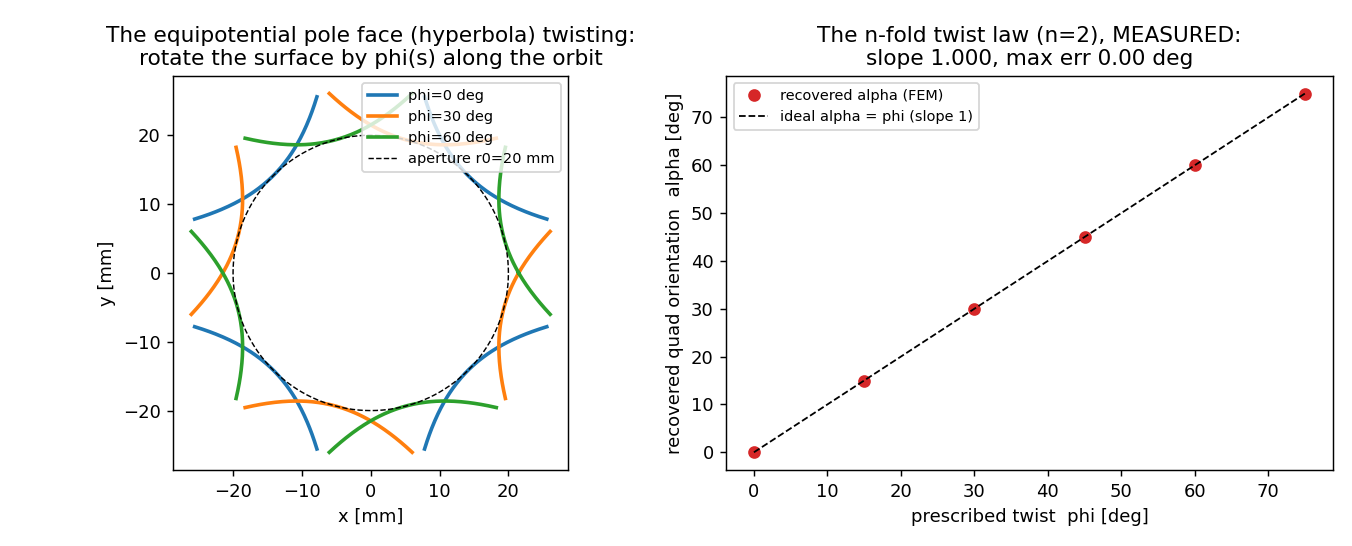

Reproduce this figure in Python.
r"""Beam-referenced equipotential surface as the design primitive: a TWISTING
quadrupole (the curved-orbit / combined-function twist axis).

THE DESIGN PRIMITIVE (the reframing)
------------------------------------
Instead of solving a magnet and then multipole-EXPANDING the field, make the
**beam-referenced equipotential surface** the design SPEC.  In the Frenet frame
of the orbit `s` the iron pole face is a magnetic-scalar equipotential
`Omega(r, theta; s) = sum_n r^n b_n(s) sin(n theta + phi_n(s))` (high-mu =>
H_tangential = 0 => Omega = const), so the multipole `(b_n, phi_n)(s)` IS the
surface's angular Fourier mode.  Design = prescribe `(b_n, phi_n)(s)`, sweep the
equipotential surface along the orbit, place iron there.

THE TWIST (this file: the quadrupole)
-------------------------------------
The genuinely 3-D content of a CURVED-orbit / COMBINED-function magnet is that
the transverse multipole **rotates** along `s` (the Frenet frame turns with the
bend; a rotating-gradient / twisted quad turns the pole on purpose).  The key
fact is the **n-fold law**: rotating the equipotential SURFACE by `phi` rotates
the order-`n` multipole PHASE by `n phi`.  For the quadrupole (`n = 2`):

    rotate the pole by phi   <=>   (b_2, a_2) -> |b_2| (cos 2phi, sin 2phi)

so a quad twisted by 45 deg becomes a pure SKEW quad.  The recovered orientation
`alpha = (1/2) atan2(a_2, b_2)` tracks the prescribed `phi`.

WHAT IS VERIFIED (real FEM, ngsolve only)
-----------------------------------------
The quad pole face is the hyperbola `x y = +-r0^2/2` (the `Omega = const`
equipotential, `accel_pole_design.quad_pole_hyperbola`).  A 2-D Laplace solve in
the aperture with the 4 hyperbola poles at alternating `+-Omega0` (and the gaps
natural) recovers a clean quad (`a_2 ~ 0`, forbidden `n = 1, 3` at the numerical
floor, the dominant allowed spurious the finite-pole 12-pole `b_6`).  Rotating
the 4 poles by `phi` rotates the recovered orientation by exactly `phi`
(slope 1) -- the twist, measured.

HONEST SCOPE
------------
This is the per-station (Frenet cross-section) 2-D design: the SLOW-TWIST
(adiabatic) limit `d phi / ds -> 0`, where the magnet is a stack of 2-D leaves
(the rung-1 foliate-and-perturb picture, now twisting).  A fast twist / tight
bend couples adjacent leaves (a longitudinal-field correction) -- the twist rate
`d phi / ds` is a leaf-coupling perturbation parameter, the next rung; the
combined-function (dipole + quad together, a shifted+rotated hyperbola) and the
genuine curved-orbit Frenet sweep are the extensions.

run:  python twisting_quadrupole_pole.py            # design primitive + twist sweep
      python twisting_quadrupole_pole.py --fig        # + figure
"""

from _validation_output import validation_output
import argparse
import json
import math
import os
import sys

import numpy as np

sys.path.insert(0, os.path.dirname(os.path.abspath(__file__)))      # the analyzer

from accel_pole_design import multipoles                            # noqa: E402

R0 = 0.02                    # aperture (inscribed) radius -> hyperbola xy = r0^2/2
C_HYP = R0 ** 2 / 2.0        # the pole equipotential constant
BETA_DEG = 28.0             # pole angular half-width about each diagonal
R_GAP_FAC = 1.7            # gap radius = R_GAP_FAC * r0 (the inter-pole gap arc)
R_REF_FAC = 0.6            # multipole reference circle = R_REF_FAC * r0


def _sector(thd, phi_deg, beta=BETA_DEG, r_gap_fac=R_GAP_FAC):
    """At actual polar angle `thd` (deg) for a quad rotated by `phi_deg`, return
    (radius, label).  Pole sectors follow the rotated hyperbola
    r = sqrt(2c / |sin 2(thd - phi)|); the gaps are a circular arc r_gap."""
    rel = thd - phi_deg
    for d, lab in ((45, "poleP"), (135, "poleM"), (225, "poleP"), (315, "poleM")):
        if abs(((rel - d + 180) % 360) - 180) <= beta:
            s2 = abs(math.sin(2.0 * math.radians(rel)))
            r = math.sqrt(2.0 * C_HYP / max(s2, 1e-9))
            return r, lab
    return r_gap_fac * R0, "gap"


def build_quad_aperture(phi_deg=0.0, n_bnd=360, beta=BETA_DEG):
    """The 2-D quad aperture bounded by 4 hyperbola pole faces (Dirichlet
    +-Omega0) and 4 gap arcs (natural), the whole pattern rotated by `phi_deg`.
    Single-region polygon (robust); edges named poleP / poleM / gap."""
    from netgen.occ import WorkPlane, OCCGeometry
    pts = []
    for i in range(n_bnd):
        thd = 360.0 * i / n_bnd
        r, _ = _sector(thd, phi_deg, beta)
        th = math.radians(thd)
        pts.append((r * math.cos(th), r * math.sin(th)))
    wp = WorkPlane().MoveTo(*pts[0])
    for p in pts[1:]:
        wp.LineTo(*p)
    wp.Close()
    face = wp.Face()
    for e in face.edges:
        cc = e.center
        thd = math.degrees(math.atan2(cc.y, cc.x)) % 360.0
        _, lab = _sector(thd, phi_deg, beta)
        e.name = lab
    return OCCGeometry(face, dim=2)


def solve_quad(phi_deg=0.0, order=4, maxh_fac=6.0, n_bnd=360):
    """Laplace solve of the (rotated) quad pole; return the recovered multipoles
    and the quad orientation alpha = (1/2) atan2(a_2, b_2)."""
    import ngsolve as ng
    from ngsolve import (H1, BilinearForm, GridFunction, grad, dx, TaskManager)
    geo = build_quad_aperture(phi_deg, n_bnd)
    with TaskManager():
        mesh = ng.Mesh(geo.GenerateMesh(maxh=R0 / maxh_fac))
        fes = H1(mesh, order=order, dirichlet="poleP|poleM")
        u, v = fes.TnT()
        gf = GridFunction(fes)
        gf.Set(mesh.BoundaryCF({"poleP": 1.0, "poleM": -1.0}, default=0.0),
               definedon=mesh.Boundaries("poleP|poleM"))
        a = BilinearForm(fes)
        a += grad(u) * grad(v) * dx
        a.Assemble()
        rhs = gf.vec.CreateVector()
        rhs.data = -a.mat * gf.vec
        gf.vec.data += a.mat.Inverse(fes.FreeDofs()) * rhs
        B = -grad(gf)
        ne = int(mesh.ne)

        def B_perp(x, y):
            vv = B(mesh(x, y))
            return (float(vv[0]), float(vv[1]))

        mp = multipoles(B_perp, R_REF_FAC * R0, n_max=8, n_samples=400)
    b2, a2 = mp[2]
    main = abs(complex(b2, a2))
    # the physical pole orientation: the geometric twist phi maps to the field
    # multipole PHASE -2 phi (the By+iBx convention sign), so the pole angle is
    # alpha = -(1/2) atan2(a_2, b_2) -- it tracks the prescribed phi (slope +1).
    alpha = -0.5 * math.degrees(math.atan2(a2, b2))            # quad pole orientation
    forbidden = max(abs(complex(*mp[n])) / main for n in (1, 3, 5))
    b6_rel = abs(complex(*mp[6])) / main                       # leading allowed spurious
    return {"phi_deg": float(phi_deg), "b2": float(b2), "a2": float(a2),
            "main": float(main), "alpha_deg": float(alpha),
            "forbidden_max_rel": float(forbidden), "b6_rel": float(b6_rel),
            "ne": ne}


def twist_sweep(phis_deg=(0.0, 15.0, 30.0, 45.0, 60.0, 75.0), order=4):
    """Sweep the prescribed twist phi and confirm the recovered quad orientation
    TRACKS it (n-fold law: surface rotated by phi <=> multipole phase 2 phi, so
    alpha = phi).  Returns the rows + the tracking slope."""
    rows = [solve_quad(p, order=order) for p in phis_deg]
    # unwrap the recovered orientation (90 deg period) onto the prescribed phi
    prescribed = np.array([r["phi_deg"] for r in rows])
    rec = np.array([r["alpha_deg"] for r in rows])
    rec_unwrapped = rec.copy()
    for i in range(len(rec)):
        while rec_unwrapped[i] - prescribed[i] > 45.0:
            rec_unwrapped[i] -= 90.0
        while rec_unwrapped[i] - prescribed[i] < -45.0:
            rec_unwrapped[i] += 90.0
    slope = float(np.polyfit(prescribed, rec_unwrapped, 1)[0])
    track_err = float(np.max(np.abs(rec_unwrapped - prescribed)))
    return {"rows": rows, "prescribed_deg": prescribed.tolist(),
            "recovered_deg": rec_unwrapped.tolist(),
            "tracking_slope": slope, "tracking_err_deg": track_err}


def main():
    ap = argparse.ArgumentParser()
    ap.add_argument("--order", type=int, default=4)
    ap.add_argument("--fig", action="store_true")
    args = ap.parse_args()

    print("=" * 76)
    print("Twisting quadrupole -- the beam-referenced equipotential surface as")
    print("the design primitive (the curved-orbit / combined-function twist)")
    print("=" * 76)
    base = solve_quad(0.0, order=args.order)
    print("Plane (transverse) -- the quad pole = the hyperbola equipotential:")
    print(f"  hyperbola pole face xy      : +-r0^2/2 = {C_HYP:.3e}")
    print(f"  recovered main quad |c_2|   : {base['main']:.3f}  (ne={base['ne']})")
    print(f"  skew a_2 / |c_2| at phi=0   : {abs(base['a2'])/base['main']:.2e}  (pure normal)")
    print(f"  forbidden n=1,3,5 (max rel) : {base['forbidden_max_rel']:.2e}  (-> floor)")
    print(f"  leading allowed spurious b_6: {base['b6_rel']:.2e}  (finite-pole 12-pole)")

    print("\nThe TWIST -- rotate the pole by phi, the multipole phase turns 2 phi:")
    sw = twist_sweep(order=args.order)
    print(f"  {'phi (deg)':<11}{'alpha_rec (deg)':<17}{'a2/b2':<11}{'b6 rel':<10}")
    for r, rec in zip(sw["rows"], sw["recovered_deg"]):
        ab = r["a2"] / r["b2"] if abs(r["b2"]) > 1e-30 else float("inf")
        print(f"  {r['phi_deg']:<11.1f}{rec:<17.2f}{ab:<+11.3f}{r['b6_rel']:<10.2e}")
    print(f"  => recovered orientation TRACKS the prescribed twist: "
          f"slope {sw['tracking_slope']:.3f} (ideal 1.000), "
          f"max err {sw['tracking_err_deg']:.2f} deg")
    print("  => the surface angular mode IS the multipole: twisting the pole")
    print("     surface by phi(s) is a controlled (b_2, a_2)(s) rotation.")

    out = {
        "hyperbola_c": C_HYP, "r0": R0,
        "base": {k: base[k] for k in base},
        "twist": {k: sw[k] for k in sw if k != "rows"},
        "twist_rows": [{k: r[k] for k in r} for r in sw["rows"]],
    }
    jpath = validation_output("twisting_quadrupole_pole.json")
    with open(jpath, "w") as f:
        json.dump(out, f, indent=2)
    print(f"\nsaved {jpath}")

    if args.fig:
        _figure(sw)


def _figure(sw):
    import matplotlib
    matplotlib.use("Agg")
    import matplotlib.pyplot as plt
    fig, ax = plt.subplots(1, 2, figsize=(10.4, 4.2))
    # LEFT: the pole faces (hyperbola) at three twist stations -> the twist
    th = np.linspace(0, 2 * math.pi, 721)
    for phi, col in ((0.0, "C0"), (30.0, "C1"), (60.0, "C2")):
        rr = np.array([_sector(math.degrees(t), phi)[0] for t in th])
        labs = [_sector(math.degrees(t), phi)[1] for t in th]
        x = rr * np.cos(th)
        y = rr * np.sin(th)
        # plot only the pole-face arcs (mask the gaps)
        xm = np.array([xi if lb != "gap" else np.nan for xi, lb in zip(x, labs)])
        ym = np.array([yi if lb != "gap" else np.nan for yi, lb in zip(y, labs)])
        ax[0].plot(xm * 1e3, ym * 1e3, col, lw=2, label=f"phi={phi:.0f} deg")
    ax[0].plot(R0 * 1e3 * np.cos(th), R0 * 1e3 * np.sin(th), "k--", lw=0.8,
               label=f"aperture r0={R0*1e3:.0f} mm")
    ax[0].set_aspect("equal")
    ax[0].set_xlabel("x [mm]"); ax[0].set_ylabel("y [mm]")
    ax[0].set_title("The equipotential pole face (hyperbola) twisting:\n"
                    "rotate the surface by phi(s) along the orbit")
    ax[0].legend(fontsize=8, loc="upper right")
    # RIGHT: recovered orientation tracks the prescribed twist (slope 1)
    pre = np.array(sw["prescribed_deg"])
    rec = np.array(sw["recovered_deg"])
    ax[1].plot(pre, rec, "o", color="C3", ms=6, label="recovered alpha (FEM)")
    ax[1].plot(pre, pre, "k--", lw=1, label="ideal alpha = phi (slope 1)")
    ax[1].set_xlabel("prescribed twist  phi [deg]")
    ax[1].set_ylabel("recovered quad orientation  alpha [deg]")
    ax[1].set_title(f"The n-fold twist law (n=2), MEASURED:\n"
                    f"slope {sw['tracking_slope']:.3f}, "
                    f"max err {sw['tracking_err_deg']:.2f} deg")
    ax[1].legend(fontsize=8)
    fig.tight_layout()
    png = os.path.splitext(os.path.abspath(__file__))[0] + ".png"
    fig.savefig(png, dpi=130)
    print(f"saved {png}")


if __name__ == "__main__":
    main()
